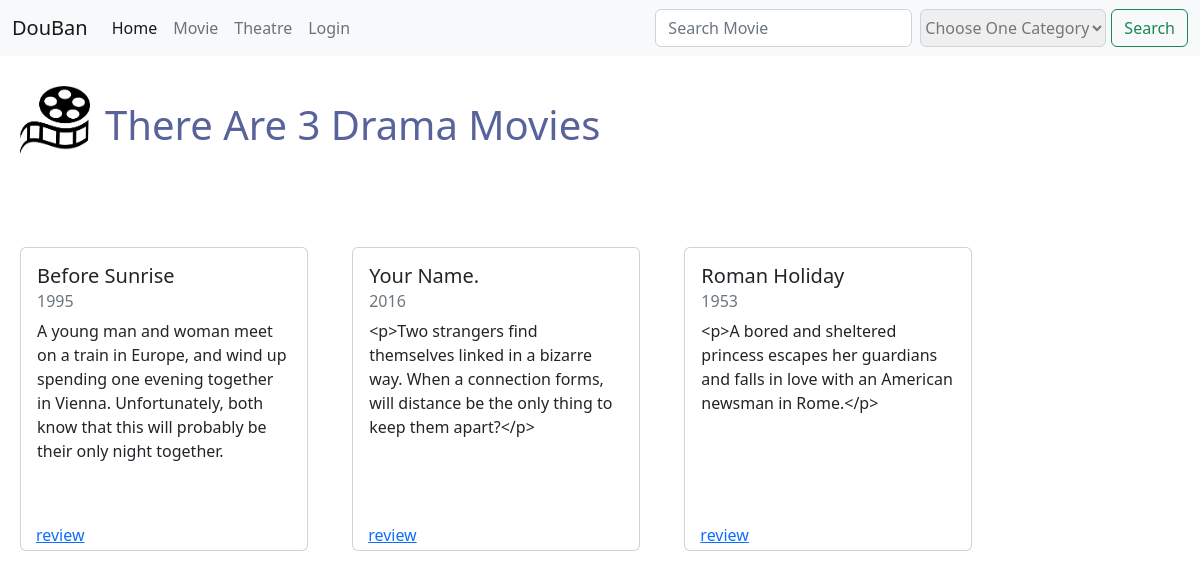
Page /romance.php on the committed database.
### tables this page shows
CREATE TABLE `Movie` (
  `movieId` int(11) NOT NULL,
  `movieName` varchar(100) NOT NULL,
  `description` varchar(800) NOT NULL,
  `date` timestamp NOT NULL DEFAULT current_timestamp() ON UPDATE current_timestamp(),
  `categoryId` int(11) NOT NULL,
  `year` int(11) NOT NULL,
  `image` varchar(255) DEFAULT NULL
);

### romance.php (the view, shortened to what this page needs)
<?php
	include('search.php');
	$query = "SELECT * FROM Movie WHERE categoryId = 2";
	$statement = $db -> prepare($query);
	$statement -> execute();
?>
<!DOCTYPE html>
<html lang="en">
<head>
    <link href="https://cdn.jsdelivr.net/npm/bootstrap@5.2.0/dist/css/bootstrap.min.css" rel="stylesheet">
    <link rel="stylesheet" type="text/css" href="css/style.css" />
</head>
<body>
<div class="header">
		<img class="logo" src="image/logo.png" alt="" />
		<h1 class="head">There Are <?= $statement->rowCount() ?> Drama Movies</a></h1>
	</div>
<div class="display-part">
        <?php while ($row = $statement -> fetch()): ?>
            <div class="card">
                <div class="card-body">
                    <h5 class="card-title"><?= $row['movieName'] ?></h5>
                    <h6 class="card-subtitle mb-2 text-muted"><?= $row['year'] ?></h6>
                    <p class="card-text"><?= $row['description'] ?></p>
                </div>
                <div class="action">
                    <a href="review.php?id=<?= $row['movieId']?>" class="card-link">review</a>
                </div>
            </div>
        <?php endwhile ?>
</div>
</body>
</html>

### css/style.css (style rules this page uses)
h1 { padding-bottom: 40px; padding-left: 10px; color: #58629b; }
body { margin-bottom: 50px; }
.header { display: flex; padding-top: 30px; padding-left: 20px; }
.logo { width: 70px; height: 70px; }
.head { padding-left: 15px; padding-top: 15px; }
.card { margin:50px 20px; display: inline-block; width: 18rem; height: 19rem; vertical-align: top; position: relative; }
.action { position: absolute; left:15px; bottom: 1%; }

### rows in the picture
movie: movieName "Before Sunrise", year "1995", description "A young man and woman meet on a train in Europe, and wind up spending one evening together in Vienna. Unfortunately, both know that this will probably be their only night together."
movie: movieName "Your Name.", year "2016", description "<p>Two strangers find themselves linked in a bizarre way. When a connection forms, will distance be the only thing to keep them apart?</p>"
movie: movieName "Roman Holiday", year "1953", description "<p>A bored and sheltered princess escapes her guardians and falls in love with an American newsman in Rome.</p>"

### other values in the picture
$statement->rowCount() "3"
